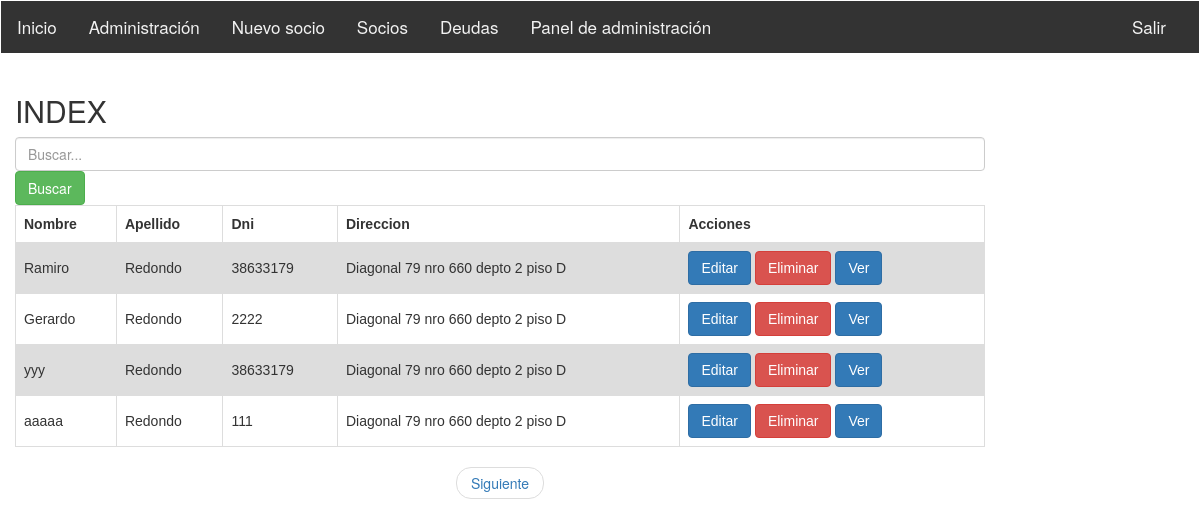
Page /index/ (signed in) on the committed database.
### sistemasocioscap/models.py (models this page shows)
class Socio (models.Model):
	dni = models.IntegerField ()
	nombre = models.CharField(max_length= 200)
	apellido = models.CharField (max_length = 200)
	fecha_nacimiento = models.DateField(null = True, blank=True)
	nrosocio = models.IntegerField(null = True, blank=True)
	direccion = models.CharField (max_length = 200)
	mail = models.EmailField(max_length=254, null=True)
	cbu = models.IntegerField (null=True)
	dar_baja = models.CharField(max_length=32,choices=[('si', 'Si'),('no', 'No')],null = True, blank=True)
	registro = models.OneToOneField(RegistroPagos, on_delete=models.SET_NULL, null = True, blank=True)
	cobrador = models.ForeignKey(Cobrador, on_delete=models.SET_NULL, null = True, blank=True)
  	def get_absolute_url(self):
    		return reverse ('socio-detail', args=[str(self.id)])

### sistemasocioscap/views.py (the view)
class IndexListView(ListView):
    model = Socio
    template_name = 'index.html'
    paginate_by = 4
    def get_queryset(self):
        queryset = self.request.GET.get("buscarindex")
        socios = Socio.objects.all()
        if queryset:
            socios = Socio.objects.filter(
                Q(nombre__icontains = queryset) |
                Q(apellido__icontains = queryset)
        ).distinct()
        return socios

### sistemasocioscap/templates/index.html (shortened to what this page needs)
{% extends "base_generic.html" %}
{% block content %}
<h2>INDEX</h2>
<form method="get">
  <input type="text" class="form-control" placeholder="Buscar..." name="buscarindex" value="{{ request.get.buscar }}">
  <button type="submit" class="btn btn-success">Buscar</button>
</form>
<table class="tablasocios" style="">
  {% if object_list %}
  <tr>
    <th scope="row">Nombre</th>
    <th>Apellido</th>
    <th>Dni </th>
    <th>Direccion</th>
    <th>Acciones</th>
  </tr>
  {% for socio in object_list %}
  <tr>
    <td>{{socio.nombre}}</td>
    <td>{{socio.apellido}}</td>
    <td>{{socio.dni}}</td>
    <td>{{socio.direccion}}</td>
    <td>
    	<a class="btn btn-primary" href="{% url 'socio_editar' socio.id %}">Editar</a>
      <a class="btn btn-danger" href="{% url 'socio_eliminar' socio.id %}">Eliminar</a>
      <a class="btn btn-primary" href="{% url 'socio_detail' socio.id %}">Ver</a>
    </td>
  </tr>
  {% endfor %}
  {% else %}
  <h4>No exisen registros de socios</h4>
  {% endif %}
</table>
<ul class="pager">
    <li>
        {% if page_obj.has_next %}
        <a href="?page={{ page_obj.next_page_number }}">Siguiente</a>
        {% endif %}
    </li>
</ul>
{% endblock %}
{% load static %}

### sistemasocioscap/templates/index.html (style rules this page uses)
table { font-family: arial, sans-serif; border-collapse: collapse; width: 100%; }
td, th { border: 1px solid #dddddd; text-align: left; padding: 8px; }
tr:nth-child(even) { background-color: #dddddd; }

### rows in the picture
Socio: nombre "Ramiro", apellido "Redondo", dni "38633179", direccion "Diagonal 79 nro 660 depto 2 piso D"
Socio: nombre "Gerardo", apellido "Redondo", dni "2222", direccion "Diagonal 79 nro 660 depto 2 piso D"
Socio: nombre "yyy", apellido "Redondo", dni "38633179", direccion "Diagonal 79 nro 660 depto 2 piso D"
Socio: nombre "aaaaa", apellido "Redondo", dni "111", direccion "Diagonal 79 nro 660 depto 2 piso D"
